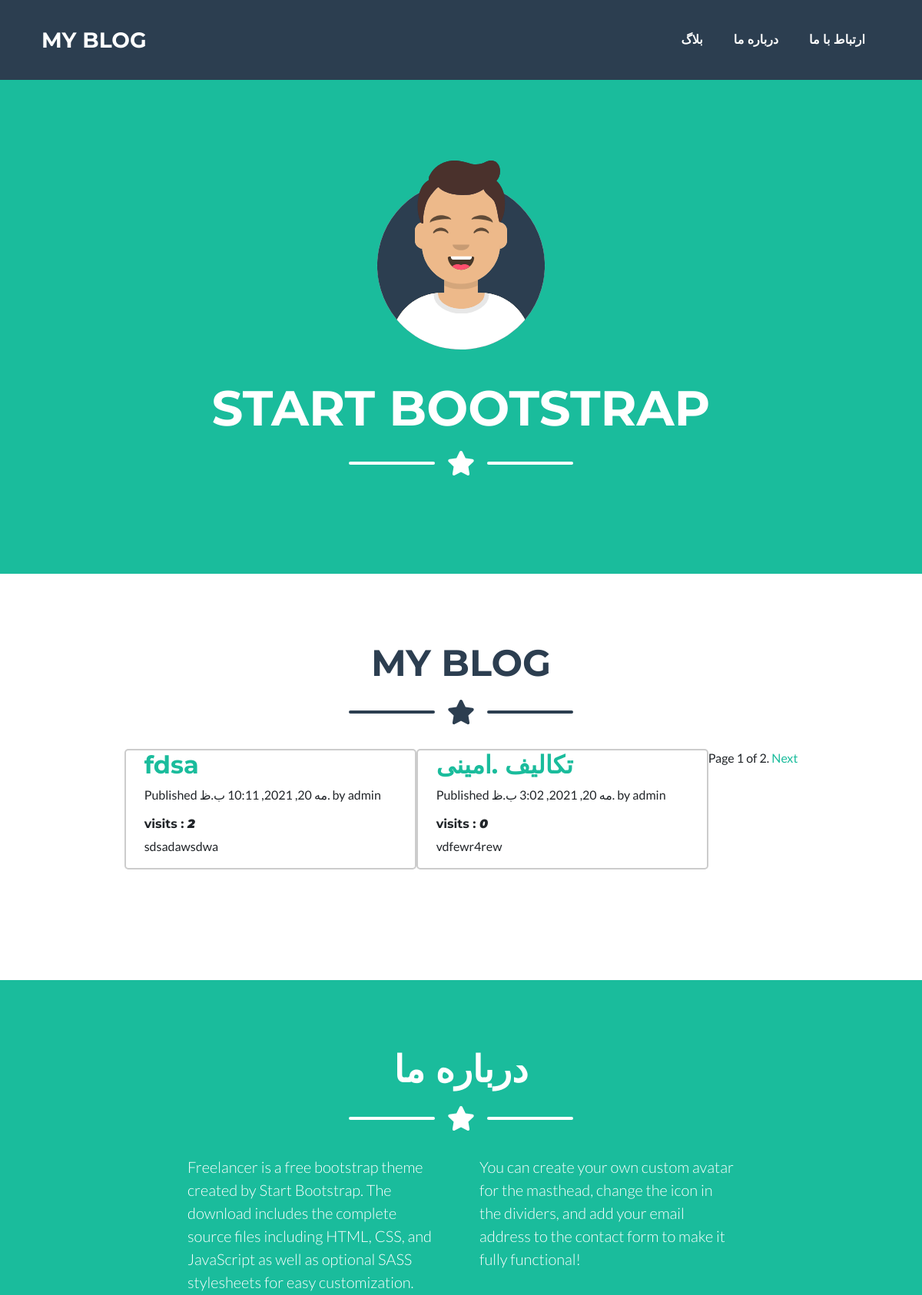
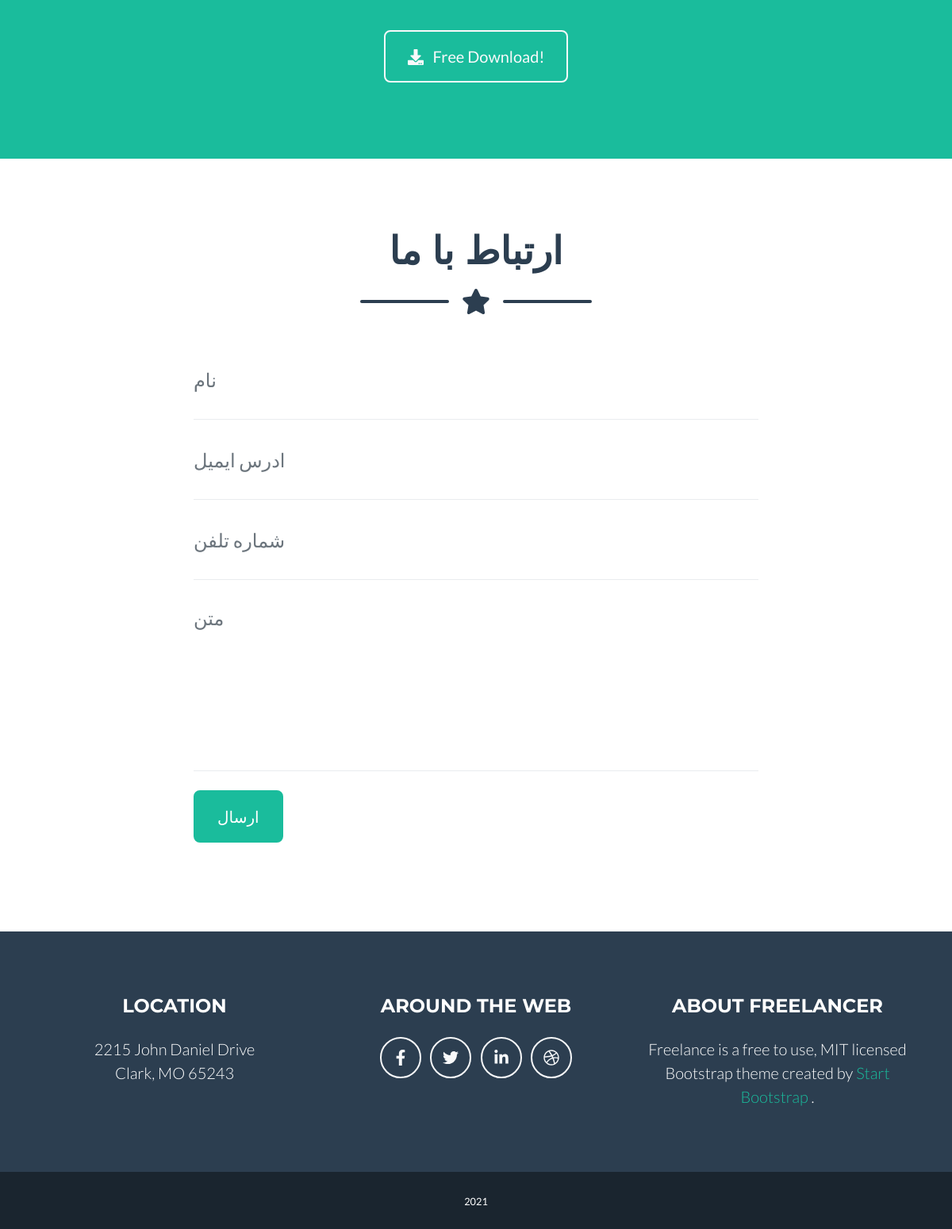
Screenshot of /blog/ with the database file from the repository (2 pictures, top to bottom).
### blog/models.py (models this page shows, shortened)
class Post(models.Model):
    STATUS_CHOICES = (
    ('draft', 'Draft'),
    ('published', 'Published'),
    )
    title = models.CharField(max_length=250)
    slug = models.SlugField(max_length=250,unique_for_date='publish')
    author = models.ForeignKey(User,on_delete=models.CASCADE,related_name='blog_posts')
    body = models.TextField()
    publish = models.DateTimeField(default=timezone.now)
    created = models.DateTimeField(auto_now_add=True)
    updated = models.DateTimeField(auto_now=True)
    status = models.CharField(max_length=10,choices=STATUS_CHOICES,default='draft')
    visits = models.PositiveIntegerField(default=0)
    summery = models.TextField(default="", max_length=500)
    class Meta:
         ordering = ('-publish',)
    def get_absolute_url(self):
     return reverse('blog:post_detail',
                    args=[self.publish.year,self.publish.month,self.publish.day, self.slug])

### blog/views.py (the view)
# urls.py: path('',post_list, name='post_list'),
def post_list(request):
    object_list = Post.objects.filter(status='published')
    paginator = Paginator(object_list, 2) # 2 posts in each page
    page = request.GET.get('page')
    try:
        posts = paginator.page(page)
    except PageNotAnInteger:
        posts = paginator.page(1)
    except EmptyPage:
        posts = paginator.page(paginator.num_pages)
    return render(request,'blog/post/list.html',
                        {'page': page,
                        'posts': posts})

### blog/templates/blog/post/list.html (shortened to what this page needs)
{% extends "blog/base.html" %}
{% block content %}
{% for post in posts %}
<div class="col-md-6 col-lg-4 mb-5" style="border: solid 2px #ccc;border-radius: 5px;">
<h2>
    <a href="{{ post.get_absolute_url }}">
        {{ post.title }}
    </a>
</h2>
<p class="date">
    Published {{ post.publish }} by {{ post.author }}
</p>
<h6> visits : <b><i> {{post.visits}} </i></b></h6>
{{ post.body|truncatewords:30|linebreaks }}
</div>
{% endfor %}
{% include "pagination.html" with page=posts %}
{% endblock %}

### rows the page displays
Post: title "fdsa", publish "مه 20, 2021, 10:11 ب.ظ.", author "admin", visits "2", body "sdsadawsdwa"
Post: title "تکالیف .امینی", publish "مه 20, 2021, 3:02 ب.ظ.", author "admin", visits "0", body "vdfewr4rew"

### other values shown
{{ page.number }} "1"
{{ page.paginator.num_pages }} "2"
